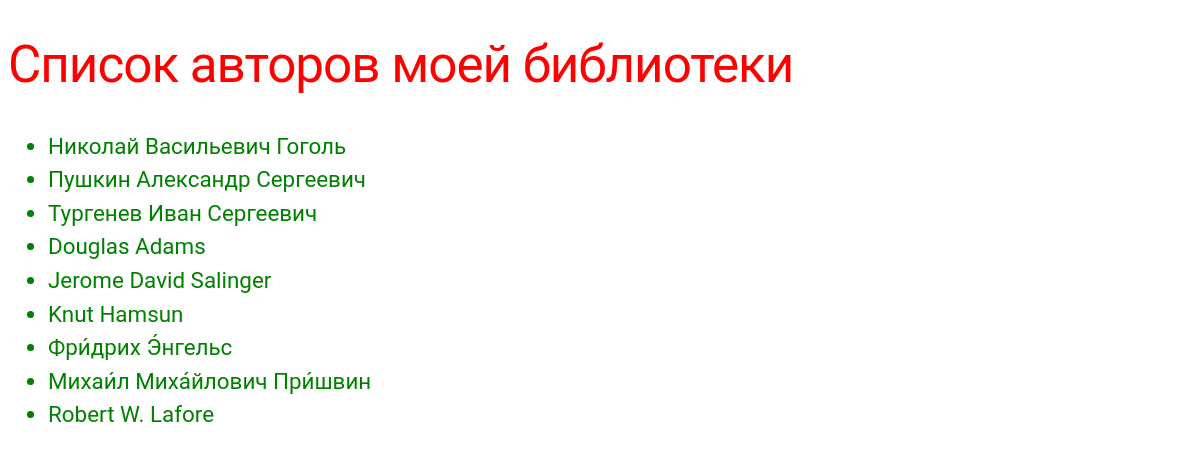
Screenshot of /authors/ with the database file from the repository.
### p_library/models.py (models this page shows, shortened)
class Author(models.Model):
  full_name = models.TextField()
  birth_year = models.SmallIntegerField()
  country = models.CharField(max_length=2)

### p_library/views.py (the view)
# urls.py: path('authors/', AuthorList.as_view(), name='author_list'),
class AuthorList(ListView):
    model = Author
    template_name = 'authors_list.html'

### p_library/templates/authors_list.html (shortened to what this page needs)
<!DOCTYPE html>
<html lang="en">
<head>
	{% load static %}
	<link rel="stylesheet" type="text/css" href="{% static "css/author.css" %}">
</head>
<body>
	<h1>Список авторов моей библиотеки</h1>
	<ul>
		{% for author in object_list %}
		    <li>{{ author.full_name }}</li>
		{% endfor %}
	</ul>
</body>
</html>

### p_library/static/css/author.css (style rules this page uses)
h1 { font-family: "Roboto", Corbel, Avenir, "Lucida Grande", "Lucida Sans", sans-serif; font-weight: 400; letter-spacing: -1px; font-size: 3.2rem; color:red; }
li { font-family: "Roboto", Corbel, Avenir, "Lucida Grande", "Lucida Sans", sans-serif; font-size: 1.4rem; line-height: 1.5em; color: green; }

### rows the page displays
Author: full_name "Николай Васильевич Гоголь"
Author: full_name "Пушкин Александр Сергеевич"
Author: full_name "Тургенев Иван Сергеевич"
Author: full_name "Douglas Adams"
Author: full_name "Jerome David Salinger"
Author: full_name "Knut Hamsun"
Author: full_name "Фри́дрих Э́нгельс"
Author: full_name "Михаи́л Миха́йлович При́швин"
Author: full_name "Robert W. Lafore"
